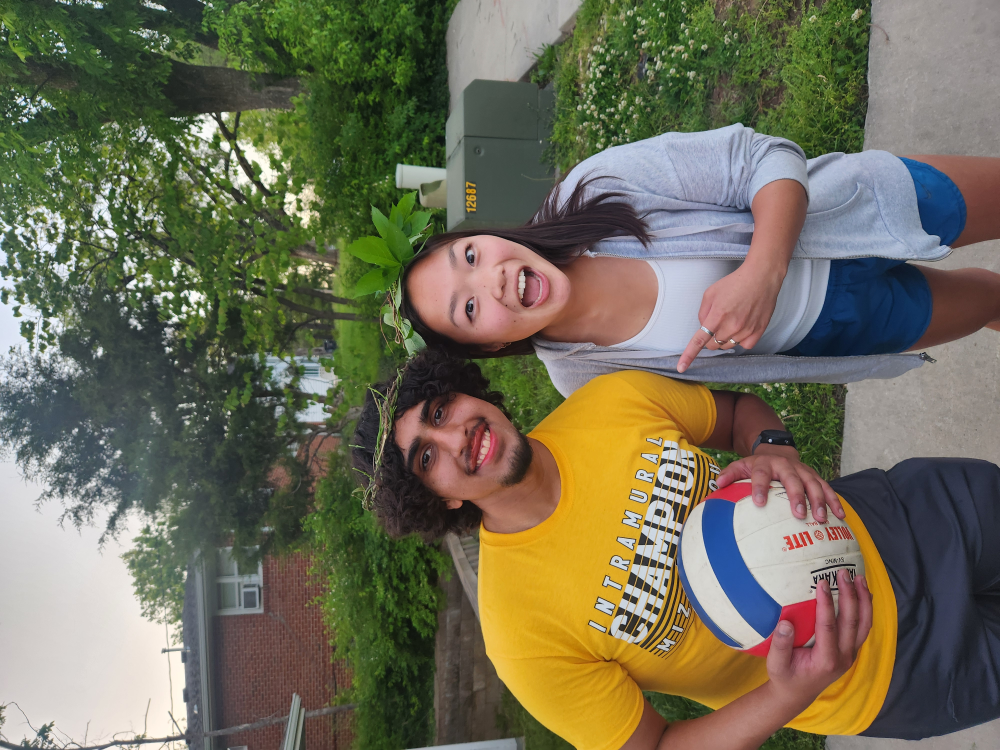
#> input picture PCA/pic.jpg, 4000 x 3000 px (shown at 1/4 size)
$ jupyter execute PCA_advanced.ipynb
#> lines starting #> are read from the running program, lines starting #| are printed output that depends on the picture
## PCA Notebook
##### By Gregory Glickert

### PCA reduces the dimensionality of a dataset while keeping the trends (variance) present in the data. You can think of it kinda like compression, but it also allows up to more easily visualize high dimension data. It uses some fancy matrix magic to work, but the details are not important for understanding it. Lets start with a simple example!

[cell 1]
RunningInCOLAB = 'google.colab' in str(get_ipython())

# downloads repo so we have the picture
if RunningInCOLAB:
    !git clone https://github.com/CyNeuro/Neural-Networks_Machine_Learning.git &> /dev/null
    %cd Neural-Networks_Machine_Learning/PCA/

[cell 2]
import numpy as np
import matplotlib.pyplot as plt
from sklearn.decomposition import PCA

np.random.seed(42)
height = np.random.normal(170, 10, 100)
weight = 0.5 * height - 50 + np.random.normal(0, 2, 100)

X = np.vstack((height, weight)).T

# Plot the original height and weight data
plt.figure(figsize=(8, 6))
plt.scatter(X[:, 0], X[:, 1], alpha=0.7, label="Data Points")
plt.title("Height vs. Weight")
plt.xlabel("Height (cm)")
plt.ylabel("Weight (kg)")
plt.grid(True)

# Perform PCA to reduce the dimensions
pca = PCA(n_components=2)
X_pca = pca.fit_transform(X)

# Plot the principal components
mean_height_weight = np.mean(X, axis=0)  # Calculate the mean of height and weight
for i in range(2):
    plt.arrow(mean_height_weight[0], mean_height_weight[1],
              pca.components_[i, 0] * 20, pca.components_[i, 1] * 20,  # Scale for visibility
              color='r', width=0.3, head_width=2, length_includes_head=True)

plt.legend()
plt.show()
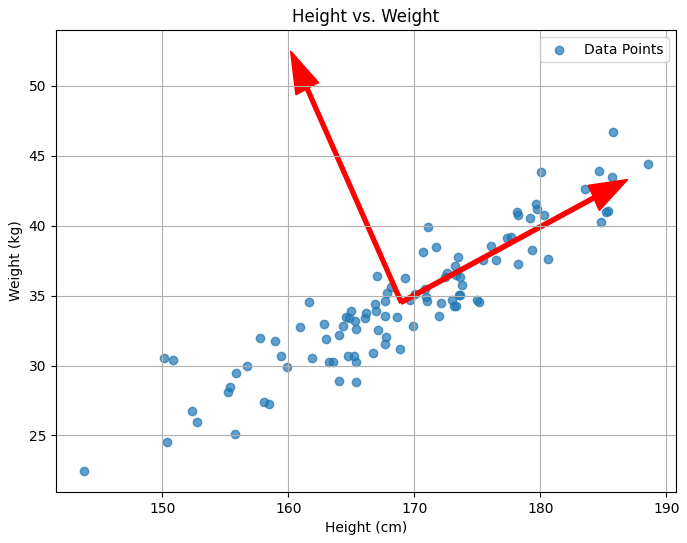
#> figure drawn by matplotlib, 1 panel

# Print the explained variance ratio
print("Explained variance ratio by each principal component:", pca.explained_variance_ratio_)

## Here we run PCA on some data I made up. Note the very high explained variance for the first PC. If you only had PC one you would be able understand roughly how the data would look.

## Now lets look at a much cooler example that I think makes why PCA is important much more obvious (and was just cool in general)

[cell 3]
import numpy as np
import matplotlib.pyplot as plt
from sklearn.decomposition import PCA
from sklearn.datasets import load_sample_image
from PIL import Image

#image = load_sample_image('flower.jpg')
image_path = 'pic.jpg'
image = Image.open(image_path)
#> image is the input picture: PIL image 4000x3000 RGB; mean R, G, B 112.3, 109.2, 88
image = image.rotate(270, expand=True)
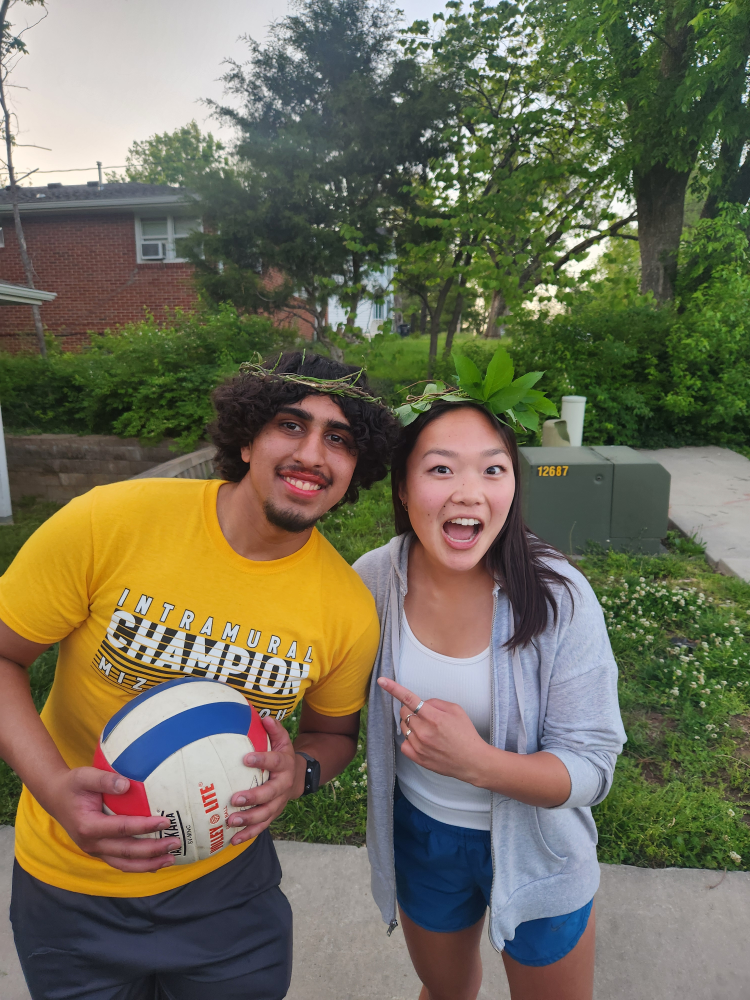
#> image: PIL image 3000x4000 RGB (shown at 1/4 size); mean R, G, B 112.3, 109.2, 88
gray_image = np.mean(image, axis=2)
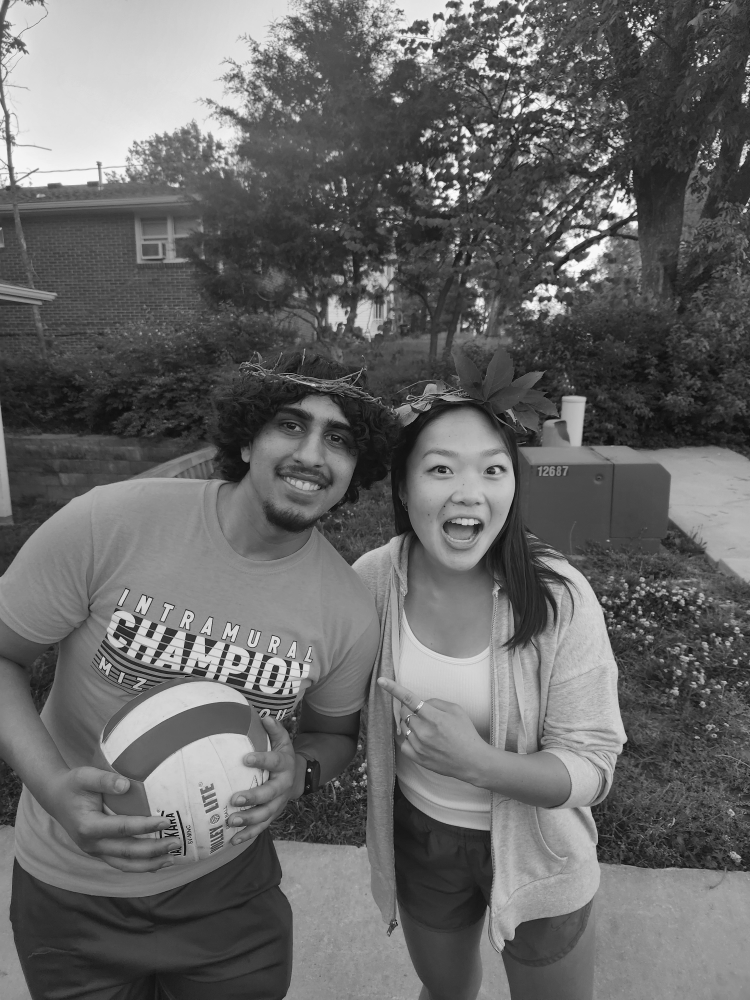
#> gray_image: shape (4000, 3000) float64 (shown at 1/4 size); min 0, max 255, mean 103.2

# Display the original grayscale image
plt.figure(figsize=(6, 6))
plt.title("Original Grayscale Image")
plt.imshow(gray_image, cmap='gray')
plt.axis('off')
plt.show()

# Apply PCA to decompose the image
pca = PCA(n_components=100)  # num of PC
image_pca = pca.fit_transform(gray_image)

# Reconstruct the image using the first few principal components
def reconstruct_image(pca_model, pca_transformed, num_components):
    approx = pca_transformed[:, :num_components].dot(pca_model.components_[:num_components, :])
    approx += pca_model.mean_  # Add the mean back to the data
    return approx

# Plot the reconstructed images using different numbers of principal components
components_to_show = [1, 5, 10, 20, 50, 100]  # Different levels of reconstruction
plt.figure(figsize=(12, 8))
for i, num_components in enumerate(components_to_show, 1):
    approx_image = reconstruct_image(pca, image_pca, num_components)
    plt.subplot(2, 3, i)
    plt.imshow(approx_image, cmap='gray')
    plt.title(f'{num_components} Principal Components')
    plt.axis('off')
#> this loop made 6 passes
#> pass 1, in reconstruct_image, `approx = pca_transformed[:, :num_components].dot(pca_model.components_..`:
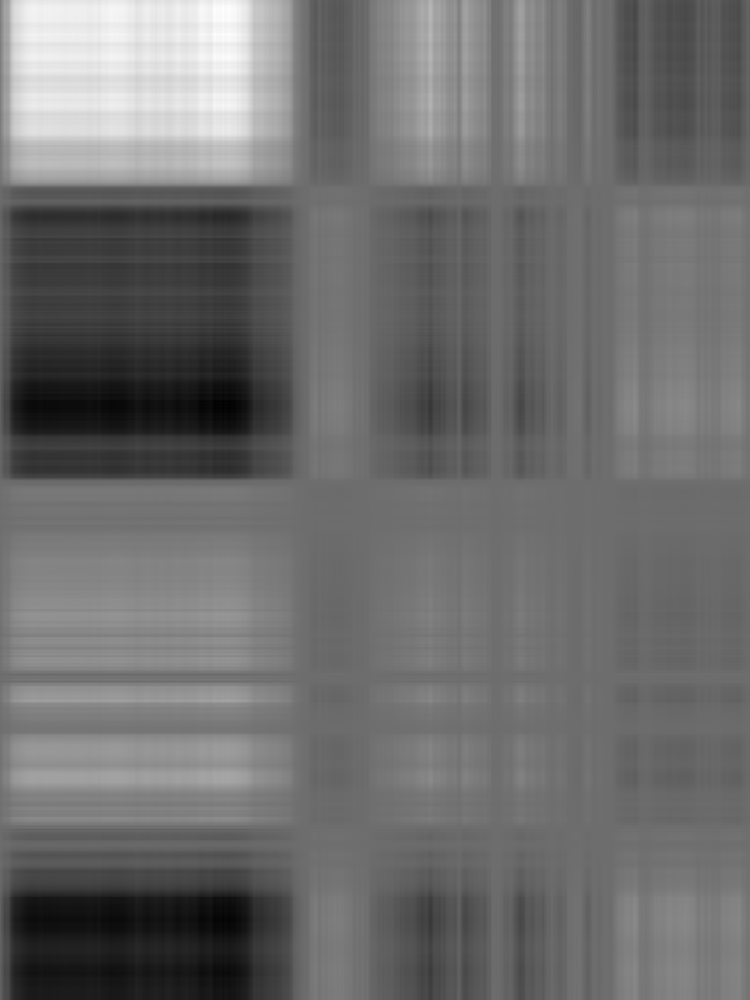
#> approx: shape (4000, 3000) float64 (shown at 1/4 size); min -87.28, max 115.6, mean 0; drawn with min black and max white
#> pass 1, in reconstruct_image, `approx += pca_model.mean_`:
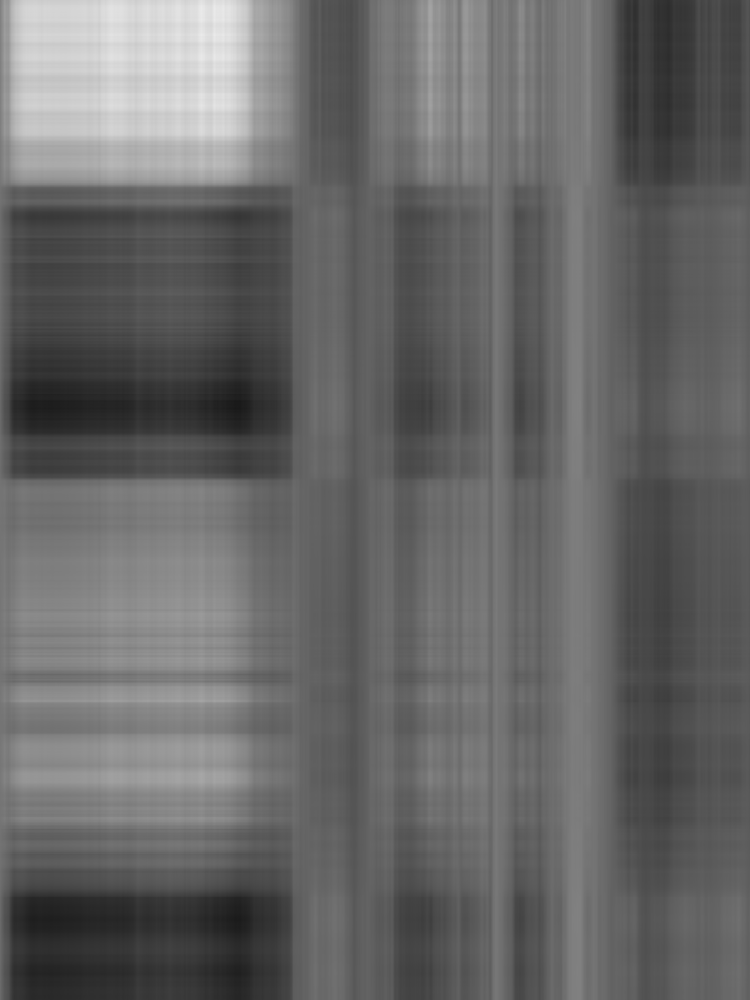
#> approx: shape (4000, 3000) float64 (shown at 1/4 size); min 24.42, max 235.4, mean 103.2
#> pass 2, in reconstruct_image (call 2), `approx += pca_model.mean_`:
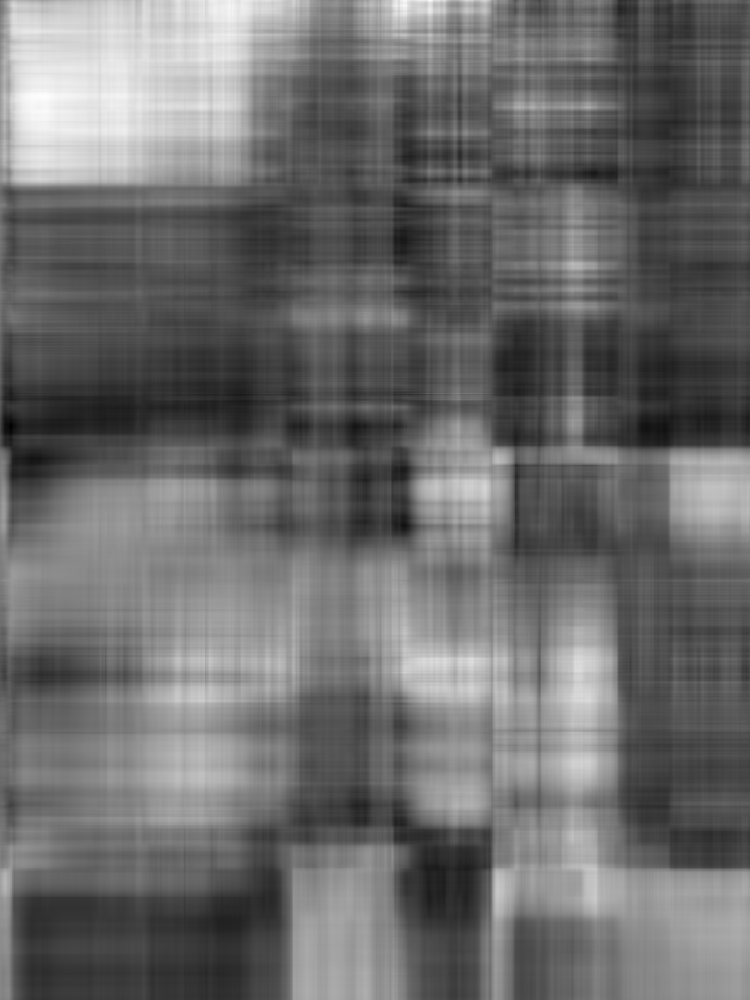
#> approx: shape (4000, 3000) float64 (shown at 1/4 size); min -6.1, max 250.7, mean 103.2; drawn with min black and max white

#
plt.suptitle("Can you find Khuram and Grace in one of the PCs?!?")
plt.show()
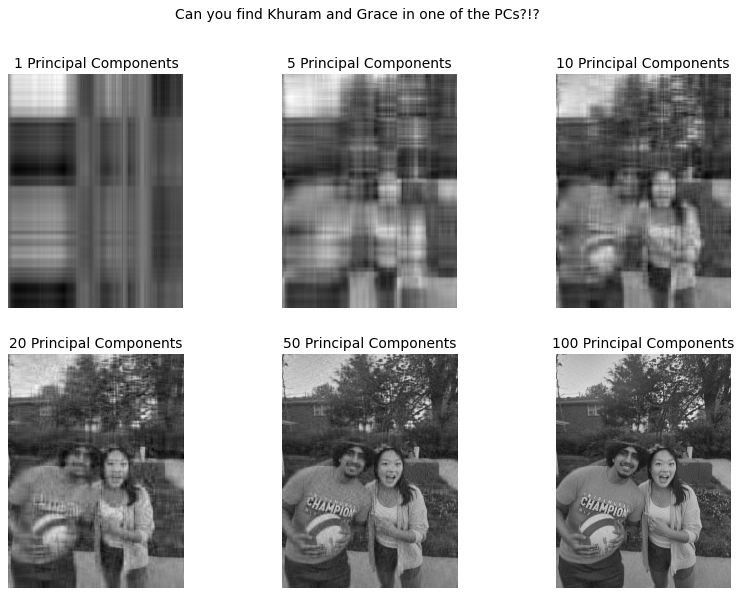
#> figure drawn by matplotlib, 6 panels
